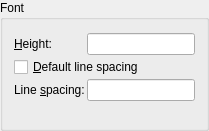
          <widget class="QGroupBox" name="bgFont">
           <property name="sizePolicy">
            <sizepolicy hsizetype="Preferred" vsizetype="Preferred">
             <horstretch>0</horstretch>
             <verstretch>0</verstretch>
            </sizepolicy>
           </property>
           <property name="title">
            <string>Font</string>
           </property>
           <layout class="QGridLayout">
            <property name="spacing">
             <number>2</number>
            </property>
            <item row="1" column="1">
             <widget class="QLineEdit" name="leHeight">
              <property name="sizePolicy">
               <sizepolicy hsizetype="Expanding" vsizetype="Fixed">
                <horstretch>0</horstretch>
                <verstretch>0</verstretch>
               </sizepolicy>
              </property>
             </widget>
            </item>
            <item row="1" column="0">
             <widget class="QLabel" name="lHeight">
              <property name="text">
               <string>&amp;Height:</string>
              </property>
              <property name="wordWrap">
               <bool>false</bool>
              </property>
              <property name="buddy">
               <cstring>leHeight</cstring>
              </property>
             </widget>
            </item>
            <item row="5" column="1">
             <spacer name="spacer2_2">
              <property name="orientation">
               <enum>Qt::Vertical</enum>
              </property>
              <property name="sizeType">
               <enum>QSizePolicy::Expanding</enum>
              </property>
              <property name="sizeHint" stdset="0">
               <size>
                <width>20</width>
                <height>16</height>
               </size>
              </property>
             </spacer>
            </item>
            <item row="0" column="0" colspan="2">
             <widget class="QG_FontBox" name="cbFont" native="true">
              <property name="sizePolicy">
               <sizepolicy hsizetype="Expanding" vsizetype="Fixed">
                <horstretch>0</horstretch>
                <verstretch>0</verstretch>
               </sizepolicy>
              </property>
             </widget>
            </item>
            <item row="5" column="0">
             <spacer name="spacer2">
              <property name="orientation">
               <enum>Qt::Vertical</enum>
              </property>
              <property name="sizeType">
               <enum>QSizePolicy::Expanding</enum>
              </property>
              <property name="sizeHint" stdset="0">
               <size>
                <width>20</width>
                <height>16</height>
               </size>
              </property>
             </spacer>
            </item>
            <item row="3" column="0">
             <widget class="QLabel" name="lLineSpacingFactor">
              <property name="text">
               <string>Line &amp;spacing:</string>
              </property>
              <property name="wordWrap">
               <bool>false</bool>
              </property>
              <property name="buddy">
               <cstring>leLineSpacingFactor</cstring>
              </property>
             </widget>
            </item>
            <item row="3" column="1">
             <widget class="QLineEdit" name="leLineSpacingFactor">
              <property name="sizePolicy">
               <sizepolicy hsizetype="Expanding" vsizetype="Fixed">
                <horstretch>0</horstretch>
                <verstretch>0</verstretch>
               </sizepolicy>
              </property>
             </widget>
            </item>
            <item row="2" column="0" colspan="2">
             <widget class="QCheckBox" name="cbDefault">
              <property name="sizePolicy">
               <sizepolicy hsizetype="Expanding" vsizetype="Fixed">
                <horstretch>0</horstretch>
                <verstretch>0</verstretch>
               </sizepolicy>
              </property>
              <property name="text">
               <string>&amp;Default line spacing</string>
              </property>
              <property name="shortcut">
               <string>Alt+D</string>
              </property>
             </widget>
            </item>
           </layout>
          </widget>
